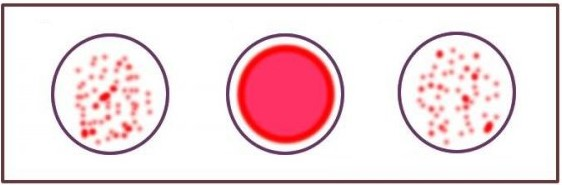
%> input picture Image Processing - Project - Matlab/blood groups Matlab/A+.jpg, 562 x 185 px
$ octave --eval "Blood_Group(imread('A+.jpg'));"   (GNU Octave 9; MATLAB toolbox functions it lacks are replaced by stand-ins)
%> lines starting %> are read from the running program, lines starting %| are printed output that depends on the picture
function Blood_Group(Image)
%--------------------------------------------------------------(Report Second-step)
%---->Display the original image and a grayscale copy of it:-
figure;
subplot(1,2,1);
imshow(Image);
title('Original Image');

Image2 = rgb2gray(Image);
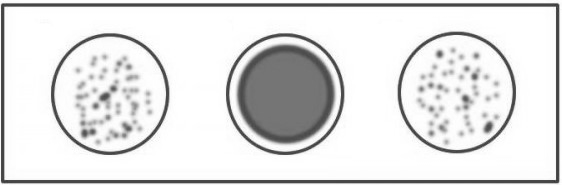
%> Image2: size 185x562 uint8; min 51, max 255, mean 224.1
subplot(1,2,2);
imshow(Image2);
title('Grayscale image');
%--------------------------------------------------------------
%----> Crop the image into sub-images each of them containing
% one of the blood slice Anti's:-
figure;

Anti_A = Image2(6:175, 30:170);
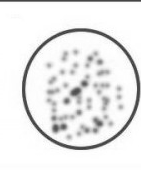
%> Anti_A: size 170x141 uint8; min 54, max 255, mean 234.2
subplot(2,2,1);
imshow(Anti_A);
title('ANTI-A');

Anti_B = Image2(6:175, 210:350);
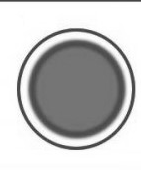
%> Anti_B: size 170x141 uint8; min 53, max 255, mean 195.3
subplot(2,2,2);
imshow(Anti_B);
title('ANTI-B');

Anti_D = Image2(6:175, 360:530);
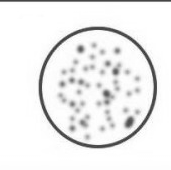
%> Anti_D: size 170x171 uint8; min 51, max 255, mean 238.4
subplot(2,2,3);
imshow(Anti_D);
title('ANTI-D');

%--------------------------------------------------------------
%---->To see the histogram for this image:-
% figure;
% imhist(Anti_A);
%--------------------------------------------------------------

%(Report Third-step)

Bcount = 0;  %To store the frequency for the black intensities
[x y] = size(Anti_A);
%> x = 170; y = 141
for i = 1:x
   for j = 1:y
       if(Anti_A(i,j) >= 60 && Anti_A(i,j) <= 120)
           Bcount = Bcount + 1;
       end
   end
end
%> after the loop, Bcount = 1256

%________________________________
%->Check the black pixles count:-
% display('Bcount A');
% Bcount
%________________________________

% After every calculation for ANTI's we need to compare
% the black pixels count with the max pixel range for
% black to know if it is colored or not:-
if Bcount >= 8000
    A = 1;
else
    A = 0;
end
%--------------------------------------------------------------
Bcount = 0;
[x y] = size(Anti_B);
for i = 1:x
   for j = 1:y
       if(Anti_B(i,j) >= 60 && Anti_B(i,j) <= 120)
           Bcount = Bcount + 1;
       end
   end
end
%> after the loop, Bcount = 8400

%________________________________
%->Check the black pixles count:-
% display('Bcount B');
% Bcount
%________________________________

if Bcount >= 8000
    B = 1;
else
    B = 0;
end
%--------------------------------------------------------------
Bcount = 0;
[x y] = size(Anti_D);
%> y = 171
for i = 1:x
   for j = 1:y
       if(Anti_D(i,j) >= 60 && Anti_D(i,j) <= 120)
           Bcount = Bcount + 1;
       end
   end
end
%> after the loop, Bcount = 1246

%________________________________
%->Check the black pixles count:-
% display('Bcount D');
% Bcount
%________________________________

if Bcount >= 8000
    C = 1;
else
    C = 0;
end

%--------------------------------------------------------------
%(Report Fourth & Fifth-step)

if(A == 0 && B == 1 && C == 0)
    display('Blood type for this slice is ( A+ )');

elseif(A == 0 && B == 1 && C == 1)
    display('Blood type for this slice is ( A- )');

elseif(A == 1 && B == 0 && C == 0)
    display('Blood type for this slice is ( B+ )');

elseif(A == 1 && B == 0 && C == 1)
    display('Blood type for this slice is ( B- )');

elseif(A == 0 && B == 0 && C == 0)
    display('Blood type for this slice is ( AB+ )');

elseif(A == 0 && B == 0 && C == 1)
    display('Blood type for this slice is ( AB- )');

elseif(A == 1 && B == 1 && C == 0)
    display('Blood type for this slice is ( O+ )');

else
    display('Blood type for this slice is ( O- )');
end

end

$ run again, on Image Processing - Project - Matlab/blood groups Matlab/AB-.jpg
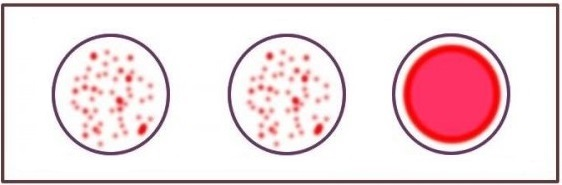
%> input picture Image Processing - Project - Matlab/blood groups Matlab/AB-.jpg, 562 x 185 px
%> in Blood_Group, `Anti_B = Image2(6:175, 210:350);`:
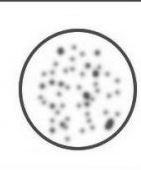
%> Anti_B: size 170x141 uint8; min 49, max 255, mean 235.1; mean of the top-left, top-right, bottom-left and bottom-right quarters 237.1, 233.5, 237.1, 232.6
%> in Blood_Group, `Anti_D = Image2(6:175, 360:530);`:
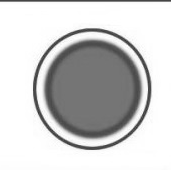
%> Anti_D: size 170x171 uint8; min 50, max 255, mean 205.3
%> after the loop in Blood_Group, `for i = 1:x`: Bcount = 1215
%> after the loop in Blood_Group, `for i = 1:x`: Bcount = 8426
